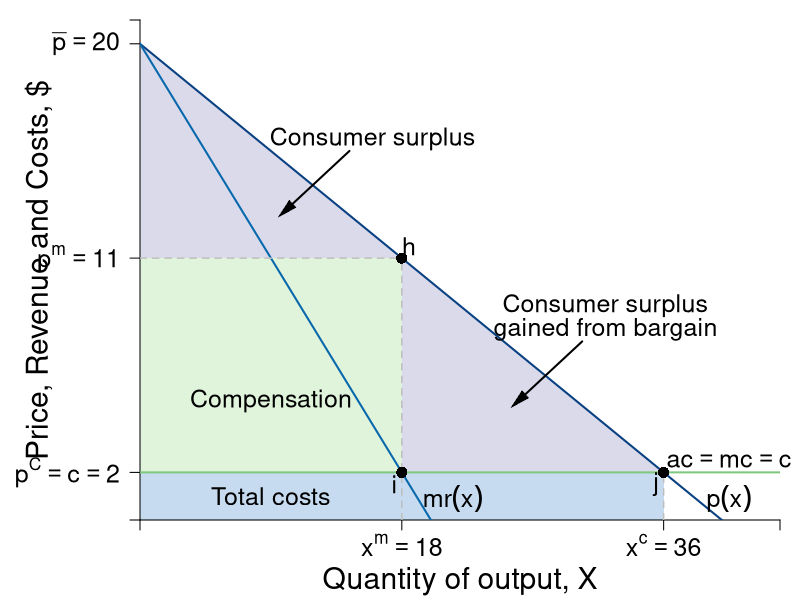

This chart was generated by the following R code:
#Graph Designer: Simon Halliday
#Authors: Bowles, Foley and Halliday
#Title: Coordination, Conflict and Competition: A Text in Microeconomics

require(shape)
pdf(file = "competitionmarkets/monopolist_competition_comp.pdf", width = 9, height = 7)

#Set parameters for graphics
pointsize <- 1.8
axislabelsize <- 1.8
labelsize <- 1.5
namesize <- 1.8
annotatesize <- 1.5
graphlinewidth <- 2
segmentlinewidth <- 1.5

COL <- c("#7fc97f", "#beaed4", "#fdc086", "#ffff99", "#386cb0", "#f0027f", "#bf5b17", "#666666")
COLA <- c("#e0f3db", "#99d8c9","#66c2a4","#41ae76", "#238b45", "#005824")
COLB <- c("#c6dbef", "#4eb3d3", "#2b8cbe", "#0868ac","#084081")
COLC <- c("#fcfbfd", "#efedf5", "#dadaeb", "#bcbddc", "#9e9ac8", "#807dba", "#6a51a3", "#54278f", "#3f007d")

#Edited the margins to cater for the larger LHS labels
par(mar =  c(4, 7, 1, 1))

AvgRevenue <- function(x, rmax = 20, xmax = 40){
  rmax - (rmax/xmax)*x
}

MRevenue <- function(x, rmax = 20, xmax = 40){
  rmax - 2*(rmax/xmax)*x
}

AvgCost <- function(x, c0 = 2, c1 = 4){
  c0/x + c1
}

xlims <- c(0, 44)
ylims <- c(0, 21)

npts <- 501 
x <- seq(xlims[1], xlims[2], length.out = npts)
y <- seq(ylims[1], ylims[2], length.out = npts) 
a <- c(13, 16.75, 19.25)

plot(0, 0, xlim = xlims, ylim = ylims, type = "n",
     xlab = expression(paste("")),
     ylab = expression(paste("")), 
     xaxt = "n", 
     yaxt = "n", 
     cex.lab = axislabelsize, 
     bty = "n",
     xaxs="i", 
     yaxs="i")

# ticksy <- seq(from = ylims[1], to = ylims[2], by = 1)
# ylabels <- seq(from = ylims[1], to = ylims[2], by = 1)
# ticksx <- seq(from = xlims[1], to = xlims[2], by = 1)
# xlabels <- seq(from = xlims[1], to = xlims[2], by = 1)
ticksy <- c(0, 2, AvgRevenue(x = 18), 20, ylims[2])
#ylabels <- c(NA, expression(paste(p,"*", phantom())), expression(paste(p^{m})), expression(paste(bar(p))))
ylabels <- c(NA, expression(paste(p^C==c, phantom()== 2)), expression(paste(p^{m}==11)), expression(paste(bar(p)==20)), NA)
ticksx <- c(0, 18, 36, xlims[2])
#xlabels <- c(NA, expression(paste(x^{m})), expression(paste(x^{c})), NA)
xlabels <- c(NA, expression(paste(x^{m} == 18)), expression(paste(x^{c}==36)), NA)

npts <- 500 
xx1 <- seq(xlims[1], xlims[2], length.out = npts)
xx3 <- seq(2, 6, length.out = npts)

#Draw the polygon for profit
xpoly1 <- c(0, 18, 18, 0, 0)
ypoly1 <- c(2, 2, AvgRevenue(x = 18), AvgRevenue(x = 18), 18)
polygon(x = xpoly1, y = ypoly1, col=COLA[1], density=NULL, border = NA)

#Draw the polygon for costs
xpoly2 <- c(0, 36, 36, 0, 0)
ypoly2 <- c(0, 0, 2, 2, 2)
polygon(x = xpoly2, y = ypoly2, col=COLB[1], density=NULL, border = NA)

#Draw the polygon for deadweight loss
xpoly3 <- c(18, 18, 36, 18)
ypoly3 <- c(2, AvgRevenue(x = 18), 2, 2)
polygon(x = xpoly3, y = ypoly3, col=COLC[3], density=NULL, border = NA)

#Draw the polygon for consumer surplus
xpoly4 <- c(0, 18, 0, 0)
ypoly4 <- c(AvgRevenue(18), AvgRevenue(18), 20, AvgRevenue(18))
polygon(x = xpoly4, y = ypoly4, col=COLC[3], density=NULL, border = NA)

axis(1, at = ticksx, pos = 0, labels = xlabels, cex.axis = labelsize)
axis(2, at = ticksy, pos = 0, labels = ylabels, las = 1, cex.axis = labelsize)

#lines(xx1, bcA(xx1, w = 10, p = 1.5), col = COLB[3], lwd = graphlinewidth)
lines(xx1, AvgRevenue(xx1, rmax = 20, xmax = 40), col = COLB[5], lwd = graphlinewidth)
lines(xx1, MRevenue(xx1, rmax = 20, xmax = 40), col = COLB[4], lwd = graphlinewidth)
#lines(xx1, AvgCost(xx1, c0 = 2, c1 = 4), col = COLA[5], lwd = graphlinewidth)

#Label the axes
mtext(expression(paste("Quantity of output, ", X)), side=1, line = 3, cex = axislabelsize)
text(-7, 0.5*ylims[2], expression(paste("Price, Revenue and Costs, $")), xpd = TRUE, cex = axislabelsize, srt = 90) 

#Label curves
text(40.5, 2.5, expression(paste(ac == mc, phantom() == c)), cex = labelsize, xpd = TRUE)
text(40.5, 0.9, expression(paste(p(x))), cex = labelsize)
text(21.5, 0.9, expression(paste(mr(x))), cex = labelsize)


#Draw segments for total costs
segments(0, AvgRevenue(x = 18), 18, AvgRevenue(x = 18), lty = 2, col = "gray" , lwd = segmentlinewidth)
segments(18, 0, 18, AvgRevenue(x = 18), lty = 2, col = "gray" , lwd = segmentlinewidth)

#Marginal costs
segments(0, 2, xlims[2], 2, lty = 1, col = COL[1] , lwd = graphlinewidth)

#Segment for many firms comparison
segments(36, 0, 36, 2, lty = 2, col = "gray" , lwd = segmentlinewidth)

#Label Points for comparison
points(18, MRevenue(x = 18), pch = 16, col = "black", cex = 1.5)
text(18 -0.5, MRevenue(x = 18) - 0.5, expression(i), cex = labelsize)

points(18, AvgRevenue(x = 18), pch = 16, col = "black", cex = 1.5)
text(18 + 0.5, AvgRevenue(x = 18) + 0.5, expression(h), cex = labelsize)

#Label Points for comparison
points(36, AvgRevenue(x = 36), pch = 16, col = "black", cex = 1.5)
text(36 -0.5, AvgRevenue(x = 36) - 0.5, expression(j), cex = labelsize)

# Arrow to Consumer surplus
text(16, 16, expression(paste("Consumer surplus")), cex = labelsize)
Arrows(14.4, 15.5, 10, 13, col = "black", lty = 1, lwd = 2, arr.type = "triangle", arr.lwd = 0.5)

text(32, 9, expression(paste("Consumer surplus")), cex = labelsize)
text(32, 8, expression(paste("gained from bargain")), cex = labelsize)
Arrows(30.4, 7.5, 26, 5, col = "black", lty = 1, lwd = 2, arr.type = "triangle", arr.lwd = 0.5)


#Labels cost and profit areas
text(9, 1, expression("Total costs"), cex = labelsize)
text(9, 5, expression("Compensation"), cex = labelsize)
#text(9, 4, expression("profit"), cex = labelsize)

# text(24, 5, expression(paste("Deadweight")), cex = labelsize)
# text(24, 4, expression(paste("loss")), cex = labelsize)

#text(9, 7, expression(paste(dwl(x) == frac(1,2)*(p^{m} - c)*(x^{c} - x^{m}))), cex = labelsize)
#Arrows(7.4, 6.5, 5.4, 5, col = "black", lty = 1, lwd = 2, arr.type = "triangle", arr.lwd = 0.5)



dev.off()
